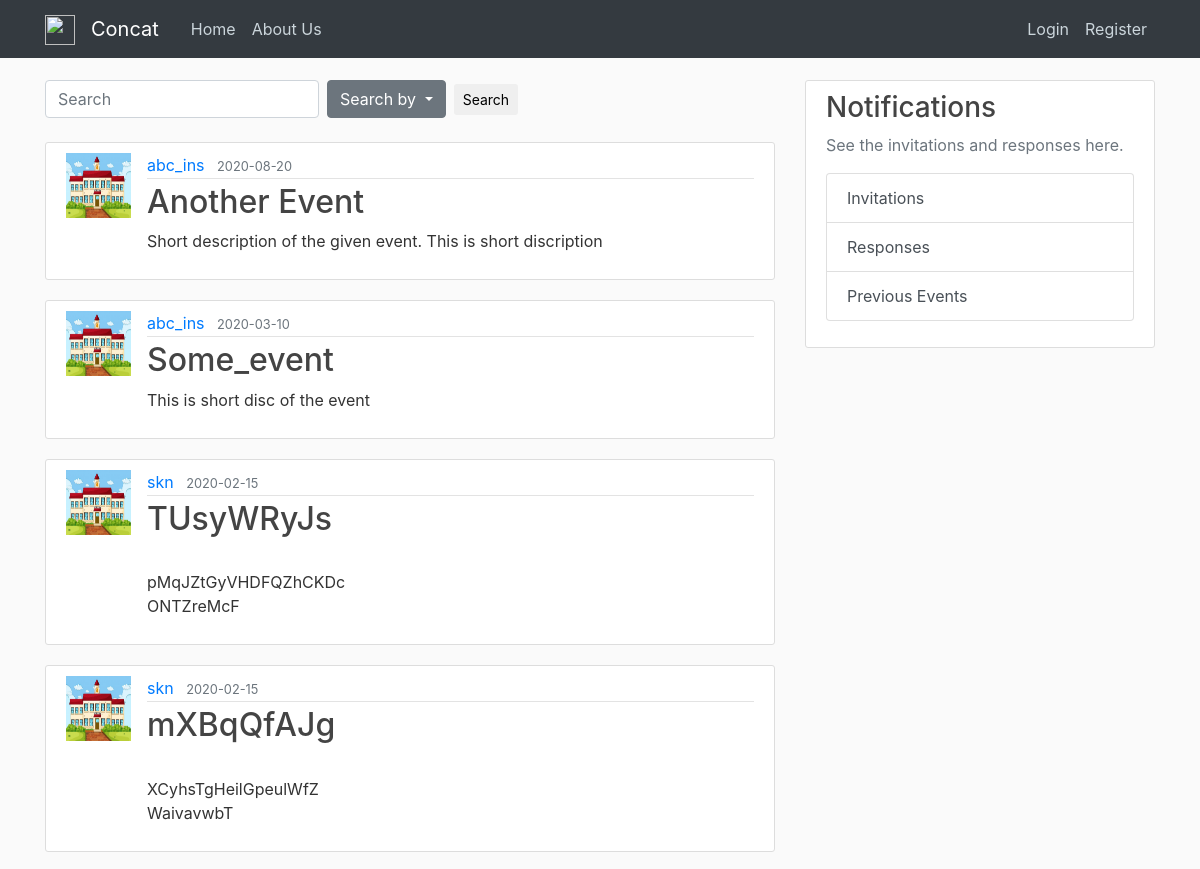
Page /home (upper part) on the earlier database version.
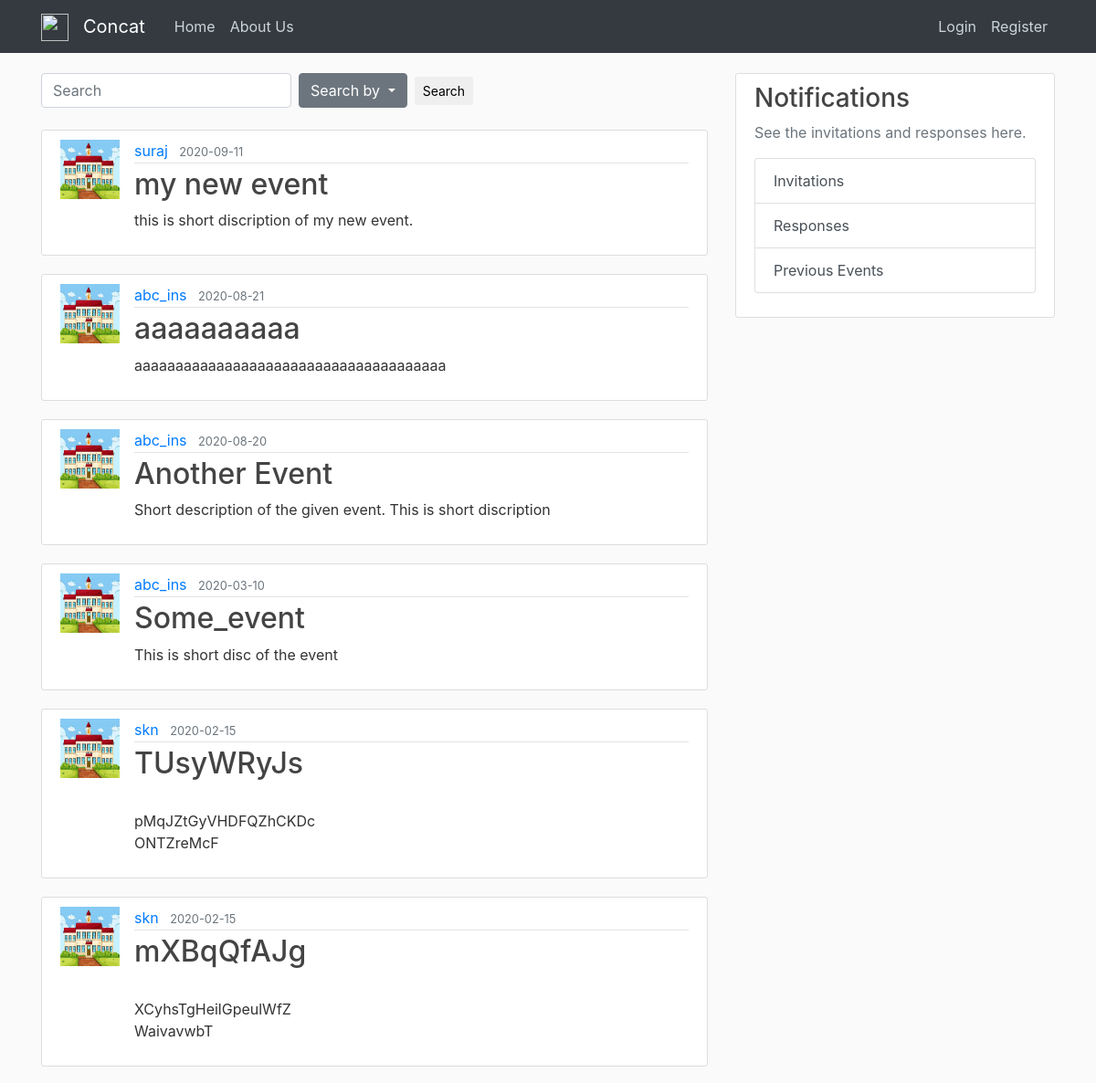
Same page on the later database version.
### FlaskApp/models.py (models this page shows, shortened)
class Event(db.Model):
	id = db.Column(db.Integer , primary_key = True)
	title = db.Column(db.String(70),nullable = False)
	short_disc = db.Column(db.String(150),nullable = False)
	long_disc = db.Column(db.String(2000),nullable=False)
	poster = db.Column(db.String(20), default='default.jpg')
	reg_last_date = db.Column(db.DateTime , nullable=False)
	event_date = db.Column(db.DateTime , nullable=False)
	ins_id = db.Column(db.Integer,db.ForeignKey('institute.id'),nullable=False)

class Institute(db.Model , UserMixin):
	id = db.Column(db.Integer , primary_key = True)
	ins_name = db.Column(db.String(70),unique = True,nullable = False)
	admin_name = db.Column(db.String(50),nullable = False)
	address = db.Column(db.String(100),nullable=False)
	mobile_no = db.Column(db.Integer,unique = True,nullable=False)
	no_of_students = db.Column(db.Integer,nullable=False)
	no_of_staff = db.Column(db.Integer,nullable=False)
	email = db.Column(db.String(120),unique = True,nullable = False)
	password = db.Column(db.String(60),nullable=False)
	scope = db.Column(db.String(200),nullable=False)
	ins_img = db.Column(db.String(20), default='default.jpg')
	posts = db.relationship('Event',backref='host',lazy=True)

### FlaskApp/routes.py (the view)
@app.route('/')
@app.route('/home')
def home():
	events = Event.query.order_by(Event.reg_last_date.desc())
	return render_template('home.html',events=events)

### FlaskApp/templates/home.html (shortened to what this page needs)
{% extends "layout.html" %}
{% block content %}
  <form class="form-inline md-form mr-auto mb-4">
  <input class="form-control mr-sm-2" type="text" placeholder="Search" aria-label="Search">
  <div class="dropdown">
  <button class="btn btn-secondary dropdown-toggle" type="button" id="dropdownMenuButton" data-toggle="dropdown" aria-haspopup="true" aria-expanded="false">
    Search by
  </button>
</div>
 <button class="btn aqua-gradient btn-rounded btn-sm my-0 ml-2" type="submit">Search</button>
</form>
   {% for event in events %}
       <article class="media content-section">
       	{% if event.host.ins_id %}
          	<img class="rounded_circle article-img" src="{{ url_for('static' , filename = 'ins_profiles/'+event.host.ins_img) }}">
        {% else %}
        	<img class="rounded_circle article-img" src="{{ url_for('static' , filename = 'ins_profiles/default.jpg') }}">
        {% endif %}
          <div class="media-body">
            <div class="article-metadata">
              <a class="mr-2" href="{{ url_for('institute_info', ins_id = event.host.id ) }}">{{ event.host.ins_name }}</a>
              <small class="text-muted">{{ event.reg_last_date.strftime('%Y-%m-%d') }}</small>
            </div>
            <h2><a class="article-title" href="{{ url_for('event',event_id=event.id) }}">{{ event.title }}</a></h2>
            <p class="article-content">{{ event.short_disc }}</p>
          </div>
        </article>
   {% endfor %}
{% endblock content %}

### FlaskApp/templates/layout.html (shortened to what this page needs)
<!DOCTYPE html>
<html>
<head>
    <link rel="stylesheet" href="https://maxcdn.bootstrapcdn.com/bootstrap/4.0.0/css/bootstrap.min.css">
    <link rel="stylesheet" type="text/css" href="../static/main.css">
	</head>
	<body>
		<header class="site-header">
	      	<nav class="navbar navbar-expand-md navbar-dark bg-dark fixed-top">
	        <div class="container">
			  <a class="navbar-brand" href="/">
			    <img src="#" width="30" height="30" alt="">
			  </a>
	          <a class="navbar-brand mr-4" href="/">Concat</a>
	          	<div class="collapse navbar-collapse" id="navbarToggle">
	            	<div class="navbar-nav mr-auto">
	             	 	<a class="nav-item nav-link" href="{{ url_for('home') }}">Home</a>
	              		<a class="nav-item nav-link" href="{{ url_for('about') }}">About Us</a>
	            	</div>
	            	<div class="navbar-nav">
	            		{% if current_user.is_authenticated  %}
		                	<a class="nav-item nav-link" href="{{ url_for('create_post') }}">New Event</a>
		                	<a class="nav-item nav-link" href="{{ url_for('institute_info' , ins_id=current_user.id) }}">Account</a>
		                	<a class="nav-item nav-link" href="{{ url_for('logout') }}">Logout</a>
	                	{% else %}
		                	<a class="nav-item nav-link" href="{{ url_for('login') }}">Login</a>
		                	<a class="nav-item nav-link" href="{{ url_for('register') }}">Register</a>
	                	{% endif %}
	            	</div>
	          	</div>
	        </div>
	      	</nav>
	    </header>
	    <main role="main" class="container">
		    <div class="row">
		        <div class="col-md-8">
		        	{% block content %}{% endblock %}
		        </div>
			    <div class="col-md-4">
		          <div class="content-section">
		            <h3>Notifications</h3>
		            <p class='text-muted'>See the invitations and responses here.
		              	<div class="list-group">
						  <a href="#" class="list-group-item list-group-item-action">
						    Invitations
						  </a>
						  <a href="#" class="list-group-item list-group-item-action">
						  	Responses
						  </a>
						  <a href="#" class="list-group-item list-group-item-action">
						  	Previous Events
						  </a>
						</div>
		            </p>
		          </div>
		        </div>
		    </div>
		</main>
	</body>
	</html>

### FlaskApp/static/main.css (style rules this page uses)
body { background: #fafafa; color: #333333; margin-top: 5rem; }
h1, h2, h3, h4, h5, h6 { color: #444444; }
.site-header .navbar-nav .nav-link { color: #cbd5db; }
.content-section { background: #ffffff; padding: 10px 20px; border: 1px solid #dddddd; border-radius: 3px; margin-bottom: 20px; }
.article-title { color: #444444; }
.article-content { white-space: pre-line; }
.article-img { height: 65px; width: 65px; margin-right: 16px; }
.article-metadata { padding-bottom: 1px; margin-bottom: 4px; border-bottom: 1px solid #e3e3e3 }

Differences in the rows shown:
added Event: host.ins_name "suraj", reg_last_date "2020-09-11", title "my new event", short_disc "this is short discription of my new event."
added Event: host.ins_name "abc_ins", reg_last_date "2020-08-21", title "aaaaaaaaaa", short_disc "aaaaaaaaaaaaaaaaaaaaaaaaaaaaaaaaaaaaaa"
